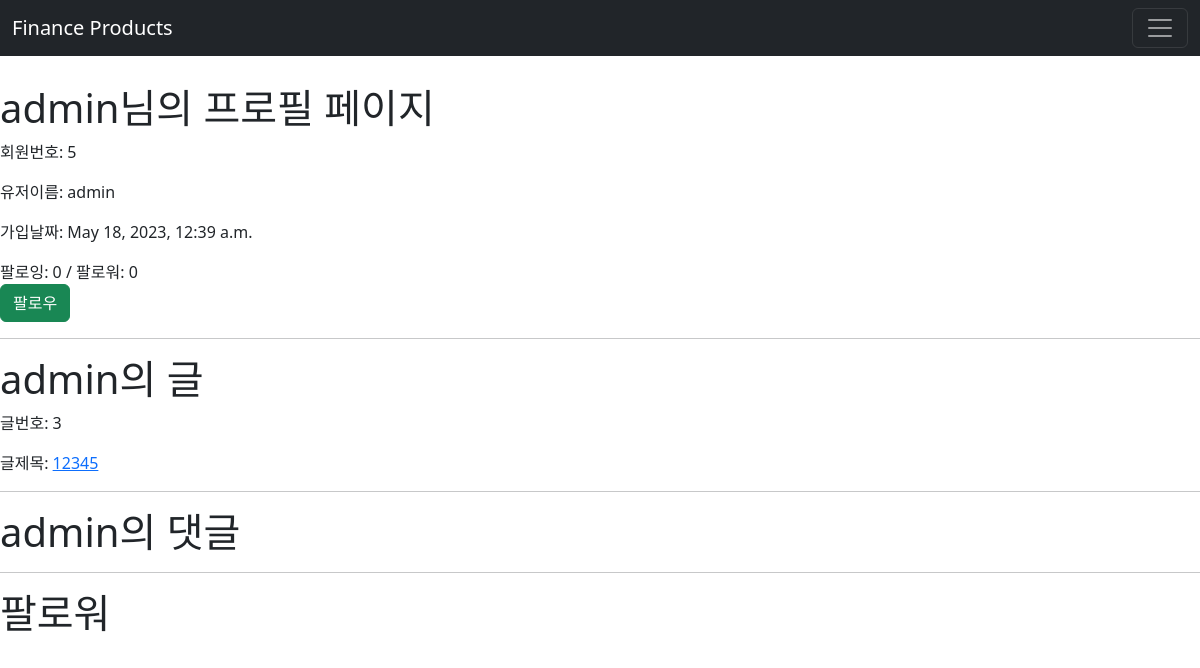
The page /accounts/profile/admin/ on the database its author committed.
### accounts/models.py (models this page shows)
class User(AbstractUser):
    followings = models.ManyToManyField('self', symmetrical=False, related_name='followers')

### boards/models.py (models this page shows)
class Board(models.Model):
    author = models.ForeignKey(settings.AUTH_USER_MODEL, on_delete=models.CASCADE, related_name='boards')
    like_users = models.ManyToManyField(settings.AUTH_USER_MODEL, related_name='like_boards')
    title = models.CharField(max_length=100)
    content = models.TextField()
    created_at = models.DateTimeField(auto_now_add=True)
    updated_at = models.DateTimeField(auto_now=True)

### accounts/views.py (the view)
# urls.py: path('profile/<username>/', views.profile, name='profile'),
def profile(request, username):
    User = get_user_model()
    person = User.objects.get(username=username)
    context = {
        'person': person
    }
    return render(request, 'accounts/profile.html', context)

### accounts/templates/accounts/profile.html (shortened to what this page needs)
{% extends 'base.html' %}
{% block content %}
<h1>{{ person.username }}님의 프로필 페이지</h1>
<div>
    <p>회원번호: {{ person.id }}</p>
    <p>유저이름: {{ person.username }}</p>
    <p>가입날짜: {{ person.date_joined }}</p>
</div>
<div>팔로잉: {{ person.followings.count }} / 팔로워: {{ person.followers.count }}</div>
<div>
    <form action="{% url 'accounts:follow' person.pk %}" method="POST">
        {% if request.user in person.followers.all %}
        <button type="submit" class="btn btn-danger">팔로우 취소</button>
        {% else %}
        <button type="submit" class="btn btn-success">팔로우</button>
        {% endif %}
    </form>
</div>
<hr>
<div>
    <h1>{{ person.username }}의 글</h1>
    {% for board in person.boards.all %}
    <div>
        <p>글번호: {{ board.id }}</p>
        <p>글제목: <a href="{% url 'boards:detail' board.id %}">{{ board.title }}</a></p>
    </div>
    {% endfor %}
</div>
<hr>
<div>
    <h1>{{ person.username }}의 댓글</h1>
</div>
<hr>
<div>
    <h1>팔로워</h1>
</div>
{% endblock content %}

### templates/base.html (style rules this page uses)
body { padding-top: 60px; }

### rows shown on the page
User: username "admin", id "5", date_joined "May 18, 2023, 12:39 a.m.", followings.count "0", followers.count "0"
Board: id "3", title "12345"
